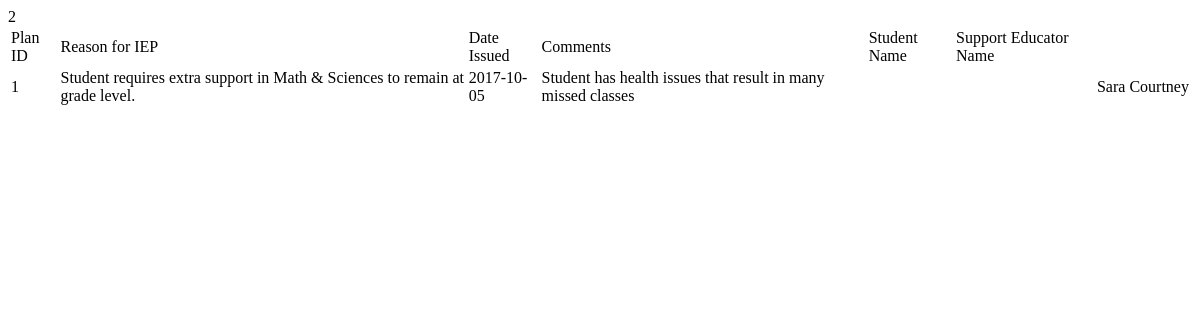
Page /php/reporting/viewIEP.php?studentID=2 on the earlier database version.
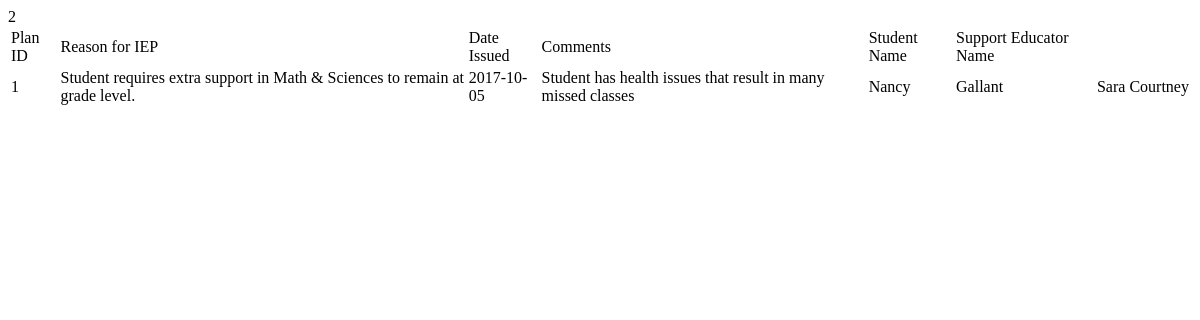
Same page on the later database version.
### tables this page shows
CREATE TABLE `IndividualEducationPlan` (
    `planID` INTEGER(10) NOT NULL AUTO_INCREMENT,
    `reason` VARCHAR(100) NOT NULL,
    `dateIssued` CHAR(10) NOT NULL,
    `comments` VARCHAR(500) NOT NULL,
    `supportEducatorID` INTEGER(10) NOT NULL,
    `studentID` INTEGER(10) NOT NULL,
    PRIMARY KEY (`planID`)
);

CREATE TABLE `Student` (
    `studentID` INTEGER(10) NOT NULL AUTO_INCREMENT,
    `firstName` VARCHAR(30) NOT NULL,
    `middleName` VARCHAR(30) NOT NULL,
    `lastName` VARCHAR(60) NOT NULL,
    `gender` VARCHAR(50) NOT NULL,
    `dob` CHAR(10) NOT NULL,
    `grade` INTEGER(10) NOT NULL,
    `address` VARCHAR(100) NOT NULL,
    `phoneNum` CHAR(10) NOT NULL,
    `emailAddress` VARCHAR(100) NOT NULL,
    `allergies` VARCHAR(500) NOT NULL,
    `schoolID` INTEGER(10) NOT NULL,
    `guardianID` INTEGER(10),
    `userID` INTEGER(10) NOT NULL,
    `supportEducatorID` INTEGER(10),
    PRIMARY KEY (`studentID`)
);

CREATE TABLE `SupportEducator` (
    `supportEducatorID` INTEGER(10) NOT NULL AUTO_INCREMENT,
    `supFName` VARCHAR(30) NOT NULL,
    `supLName` VARCHAR(60) NOT NULL,
    `position` VARCHAR(100) NOT NULL,
    `specialty` VARCHAR(100) NOT NULL,
    `phoneNum` CHAR(10) NOT NULL,
    `emailAddress` VARCHAR(100) NOT NULL,
    `userID` INTEGER(10) NOT NULL,
    `schoolID` INTEGER(10) NOT NULL,
    PRIMARY KEY (`supportEducatorID`)
);

### php/reporting/viewIEP.php (the view, shortened to what this page needs)
<!doctype html>
<html lang="en">
<head>
</head>
<body>
<?php
    $studentIDFromForm = $_GET["studentID"];
    echo $studentIDFromForm;
@ $database = new mysqli('localhost', 'root', '', 'stars');
$querySelectIEP = "SELECT planID, reason, dateIssued, comments, supportEducator.supFName, supportEducator.supLName, student.firstName, student.lastName
                  FROM individualeducationplan, supporteducator, student
                  WHERE individualeducationplan.studentID = $studentIDFromForm
                  AND student.studentID = individualeducationplan.studentID
                  AND individualeducationplan.supportEducatorID = supporteducator.supportEducatorID;";
$resultIEP = $database->query($querySelectIEP);
if ($resultIEP->num_rows > 0) {
    ?>
    <table>
        <thead>
        <tr>
            <td>Plan ID</td>
            <td>Reason for IEP</td>
            <td>Date Issued</td>
            <td>Comments</td>
            <td>Student Name</td>
            <td>Support Educator Name</td>
        </tr>
        </thead>
    <?php
    while ($rowIEP = $resultIEP->fetch_assoc()){
        $planID = $rowIEP["planID"];
        $reason = $rowIEP["reason"];
        $dateIssued = $rowIEP["dateIssued"];
        $comments = $rowIEP["comments"];
        $supportEducatorFirstName = $rowIEP["supFName"];
        $supportEducatorLastName = $rowIEP["supLName"];
        $studentFirstName = $rowIEP["firstName"];
        $studentLastName = $rowIEP["lastName"];
        ?>
        <tbody>
            <tr>
                <td><?php echo $planID; ?></td>
                <td><?php echo $reason; ?></td>
                <td><?php echo $dateIssued; ?></td>
                <td><?php echo $comments; ?></td>
                <td><?php echo $supportEducatorFirstName; ?></td>
                <td><?php echo $supportEducatorLastName; ?></td>
                <td><?php echo $studentFirstName; ?></td>
                <td><?php echo $studentLastName; ?></td>
            </tr>
        </tbody>
        </table>
        <?php }
} else {
    echo "<p>This student has no IEP listed in the system</p>";
}
?>
</body>
</html>

Differences in the rows shown:
changed through a linked row, individualeducationplan "Student requires extra support in Math & Sciences to remain at grade level.": supportEducatorID.supFName (not shown) → "Nancy"; supportEducatorID.supLName (not shown) → "Gallant"
